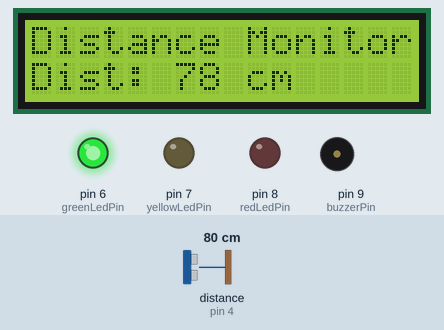
This sketch was run on a simulated Arduino Nano, built with avr-gcc and run on an emulated ATmega328P. Shown: 16×2 character LCD, output pins drawn as LEDs (lit = HIGH), buzzer (waves = sounding). Wiring (inferred from the names in the program): ultrasonic range finder: trigger pin 5; echo pin 4. Inputs (shaded band) come from the test bench; at power-on: distance to the obstacle (sensor on pin 4) 80 cm. The echo pulse lasts 58.3 µs per cm; pins used as bus, display or sensor lines are not drawn.

Above: at 1.2 s.
1.3 s: distance to the obstacle (sensor on pin 4) set to 33 cm
At 2.6 s:
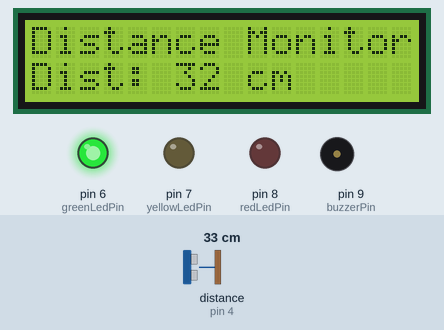
2.9 s: distance to the obstacle (sensor on pin 4) set to 30 cm
At 3.31 s:
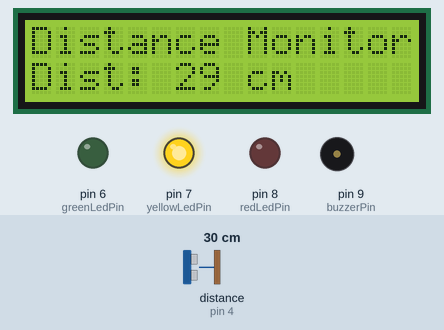
5.0 s: distance to the obstacle (sensor on pin 4) set to 18 cm
At 5.18 s:
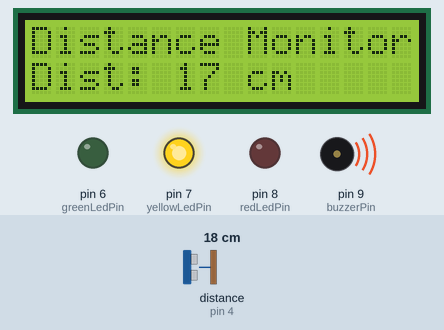
6.6 s: distance to the obstacle (sensor on pin 4) set to 14 cm
At 6.89 s:
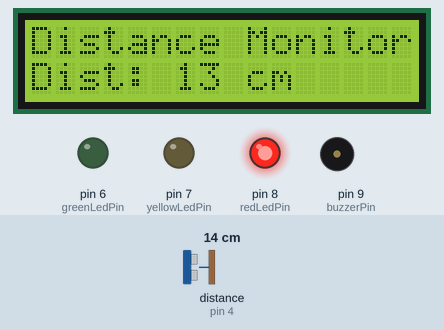
Timing chart, 0 to 9.5 s (numbered marks = the images above; inputs shaded):
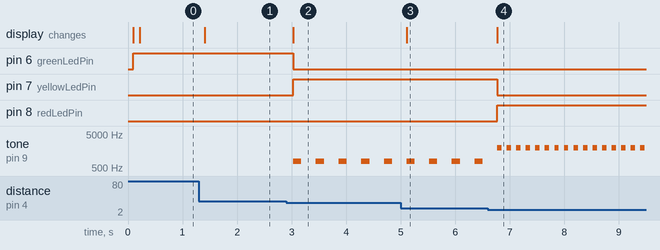

The sketch:

ultrasonic-3led-lcd-buzzer.ino
```cpp
/*
  Course 8: Complete Distance Monitoring System (LCD + 3 LEDs + Beeping Buzzer)
*/
#include <Wire.h>
#include <LiquidCrystal_I2C.h>

LiquidCrystal_I2C lcd(0x27, 16, 2);

const int trigPin = 5;
const int echoPin = 4;
const int greenLedPin = 6;
const int yellowLedPin = 7;
const int redLedPin = 8;
const int buzzerPin = 9;

long duration;
int distance;

void setup() {
  pinMode(trigPin, OUTPUT);
  pinMode(echoPin, INPUT);
  pinMode(greenLedPin, OUTPUT);
  pinMode(yellowLedPin, OUTPUT);
  pinMode(redLedPin, OUTPUT);
  pinMode(buzzerPin, OUTPUT);

  lcd.init();
  lcd.backlight();
  lcd.setCursor(0, 0);
  lcd.print("Distance Monitor");
}

void loop() {
  // قياس المسافة
  digitalWrite(trigPin, LOW);
  delayMicroseconds(2);
  digitalWrite(trigPin, HIGH);
  delayMicroseconds(10);
  digitalWrite(trigPin, LOW);

  duration = pulseIn(echoPin, HIGH);
  distance = duration * 0.034 / 2;

  // تحديث شاشة LCD بالمسافة الحية
  lcd.setCursor(0, 1);
  lcd.print("Dist: ");
  lcd.print(distance);
  lcd.print(" cm   ");

  // التحكم المتزامن (مصابيح + جرس بنبضات متقطعة)
  if (distance > 30) {
    digitalWrite(greenLedPin, HIGH);
    digitalWrite(yellowLedPin, LOW);
    digitalWrite(redLedPin, LOW);
    noTone(buzzerPin);
    delay(100); // تأخير بسيط لتحديث الشاشة براحة
  }
  else if (distance > 15 && distance <= 30) {
    digitalWrite(greenLedPin, LOW);
    digitalWrite(yellowLedPin, HIGH);
    digitalWrite(redLedPin, LOW);

    tone(buzzerPin, 800);
    delay(150);
    noTone(buzzerPin);
    delay(250);
  }
  else {
    digitalWrite(greenLedPin, LOW);
    digitalWrite(yellowLedPin, LOW);
    digitalWrite(redLedPin, HIGH);

    tone(buzzerPin, 2000);
    delay(80);
    noTone(buzzerPin);
    delay(80);
  }
}
```

Measured:
- the behaviour switches between 32 and 31 cm on distance to the obstacle (sensor on pin 4) (found by bisection; images 1 and 2)
- the behaviour switches between 17 and 16 cm on distance to the obstacle (sensor on pin 4) (found by bisection; images 3 and 4)
- after the input at 1.3 s, the display: changes after 0.10 s (image 1)
- after the input at 2.9 s, pin 6 (greenLedPin): HIGH → LOW after 0.13 s; pin 7 (yellowLedPin): LOW → HIGH after 0.13 s; tone on pin 9 (buzzerPin): alternates 800 Hz for 0.15 s and silent for 0.27 s, starting after 0.13 s; the display: changes after 0.13 s (image 2)
- after the input at 5.0 s, the display: changes after 0.11 s (image 3)
- after the input at 6.6 s, pin 7 (yellowLedPin): HIGH → LOW after 0.17 s; pin 8 (redLedPin): LOW → HIGH after 0.17 s; tone on pin 9 (buzzerPin): alternates 2000 Hz for 0.08 s and silent for 0.10 s, starting after 0.17 s; the display: changes after 0.17 s (image 4)
